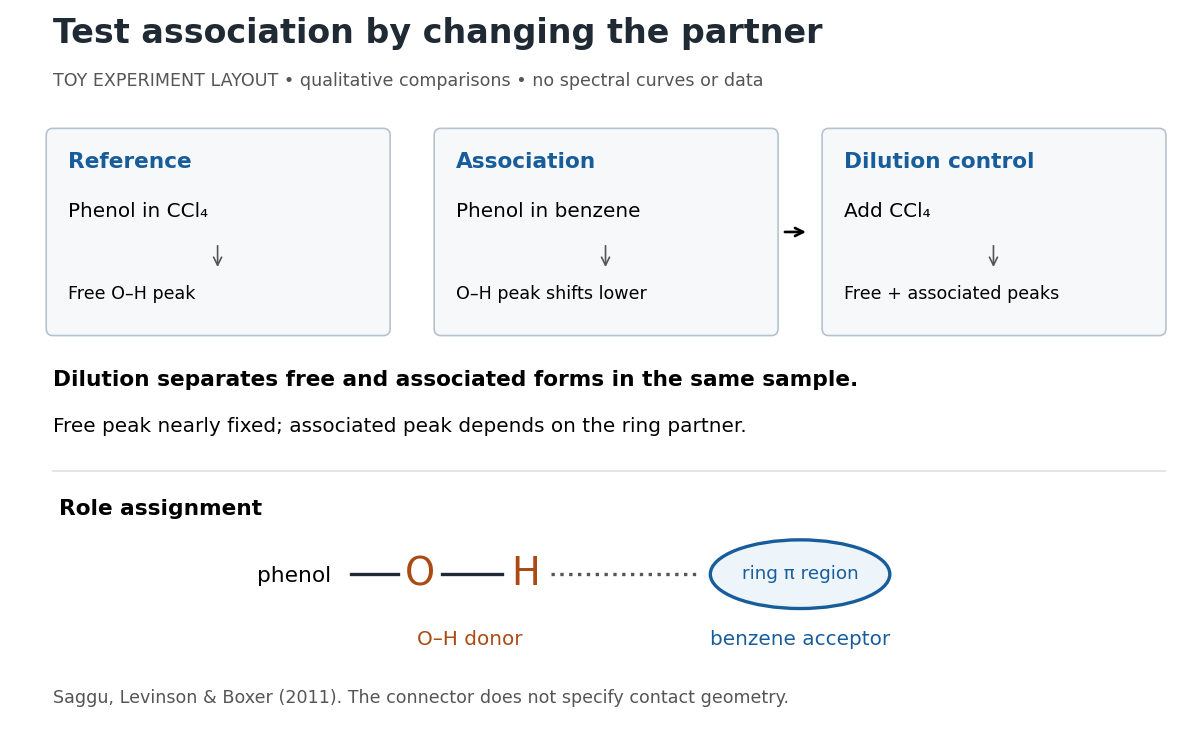

Python code for this plot:
"""Original schematic of published phenol IR comparisons; no spectral data.

Source: Saggu, Levinson, Boxer (2011), doi:10.1021/ja2069592,
Figure 1, Table 1, and the dilution-control discussion.
Tested with Python 3.14.4, matplotlib 3.10.7 and numpy 2.3.5.
Run from _media: MPLCONFIGDIR=/tmp/codex-wiki-matplotlib python ../hydrogen-bond-phenol-infrared-controls.py
Writes only hydrogen-bond-phenol-infrared-controls.png to the current directory.
"""
from pathlib import Path

import matplotlib
matplotlib.use("Agg")
import matplotlib.pyplot as plt
from matplotlib.patches import FancyBboxPatch, Ellipse


def main():
    plt.rcParams.update({"font.family": "DejaVu Sans", "font.size": 12})
    fig, ax = plt.subplots(figsize=(10, 6.1), dpi=120, facecolor="white")
    ax.set(xlim=(0, 10), ylim=(0, 6.1))
    ax.axis("off")
    ax.text(0.2, 5.79, "Test association by changing the partner", fontsize=20, weight="bold", color="#202a35")
    ax.text(0.2, 5.42, "TOY EXPERIMENT LAYOUT • qualitative comparisons • no spectral curves or data", fontsize=10.5, color="#555555")
    cards = [
        (0.2, "Reference", "Phenol in CCl₄", "Free O–H peak"),
        (3.55, "Association", "Phenol in benzene", "O–H peak shifts lower"),
        (6.9, "Dilution control", "Add CCl₄", "Free + associated peaks"),
    ]
    for x, heading, contents, result in cards:
        ax.add_patch(FancyBboxPatch((x, 3.34), 2.85, 1.66, boxstyle="round,pad=0.06",
                                  facecolor="#f7f8fa", edgecolor="#b6c3ce"))
        ax.text(x+0.13, 4.72, heading, weight="bold", fontsize=13, color="#185d9b")
        ax.text(x+0.13, 4.3, contents, fontsize=12)
        ax.annotate("", xy=(x+1.42, 3.84), xytext=(x+1.42, 4.08),
                    arrowprops={"arrowstyle": "->", "color": "#555555"})
        ax.text(x+0.13, 3.59, result, fontsize=10.5)
    ax.annotate("", xy=(6.73, 4.17), xytext=(6.49, 4.17), arrowprops={"arrowstyle": "->", "lw": 1.6})
    ax.text(0.2, 2.85, "Dilution separates free and associated forms in the same sample.", fontsize=13, weight="bold")
    ax.text(0.2, 2.45, "Free peak nearly fixed; associated peak depends on the ring partner.", fontsize=12)
    ax.plot([0.2, 9.8], [2.12, 2.12], color="#dce1e7", lw=1)
    ax.text(0.25, 1.74, "Role assignment", fontsize=13, weight="bold")
    ax.text(2.6, 1.16, "phenol", fontsize=13, ha="right")
    ax.plot([2.77, 3.18], [1.23, 1.23], color="#202a35", lw=2)
    ax.text(3.37, 1.23, "O", color="#a94b13", fontsize=23, ha="center", va="center")
    ax.plot([3.56, 4.08], [1.23, 1.23], color="#202a35", lw=2)
    ax.text(4.28, 1.23, "H", color="#a94b13", fontsize=23, ha="center", va="center")
    ax.plot([4.5, 5.75], [1.23, 1.23], color="#555555", lw=2, linestyle=":")
    ax.add_patch(Ellipse((6.65, 1.23), 1.55, 0.59, edgecolor="#185d9b", facecolor="#edf4fa", lw=2))
    ax.text(6.65, 1.23, "ring π region", ha="center", va="center", fontsize=11, color="#185d9b")
    ax.text(3.8, 0.62, "O–H donor", color="#a94b13", ha="center", fontsize=12)
    ax.text(6.65, 0.62, "benzene acceptor", color="#185d9b", ha="center", fontsize=12)
    ax.text(0.2, 0.12, "Saggu, Levinson & Boxer (2011). The connector does not specify contact geometry.", fontsize=10.5, color="#555555")
    fig.subplots_adjust(left=0.025, right=0.99, top=0.99, bottom=0.02)
    fig.savefig(Path.cwd() / "hydrogen-bond-phenol-infrared-controls.png", facecolor="white", transparent=False)
    plt.close(fig)


if __name__ == "__main__":
    main()
